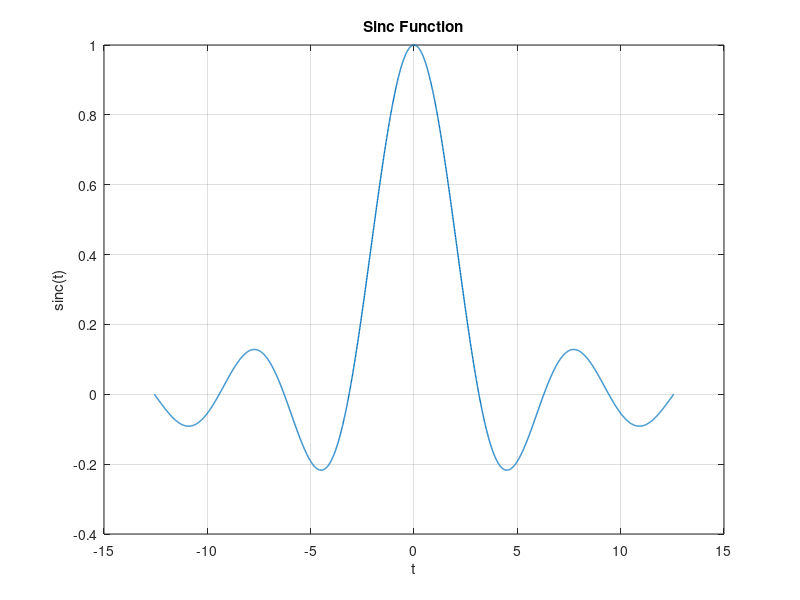

Source code (MATLAB):
clc;
close all;
clear all;

% Time vector from -4? to 4?
t = -4*pi : 0.01 : 4*pi;

% Initialize sinc signal
x = zeros(size(t));

% Compute sinc function
for n = 1:length(t)

    if t(n) == 0
        x(n) = 1;
    else
        x(n) = sin(t(n)) / t(n);
    end

end

% Plot
plot(t, x, 'LineWidth', 1);

title('Sinc Function');
xlabel('t');
ylabel('sinc(t)');

grid on;
